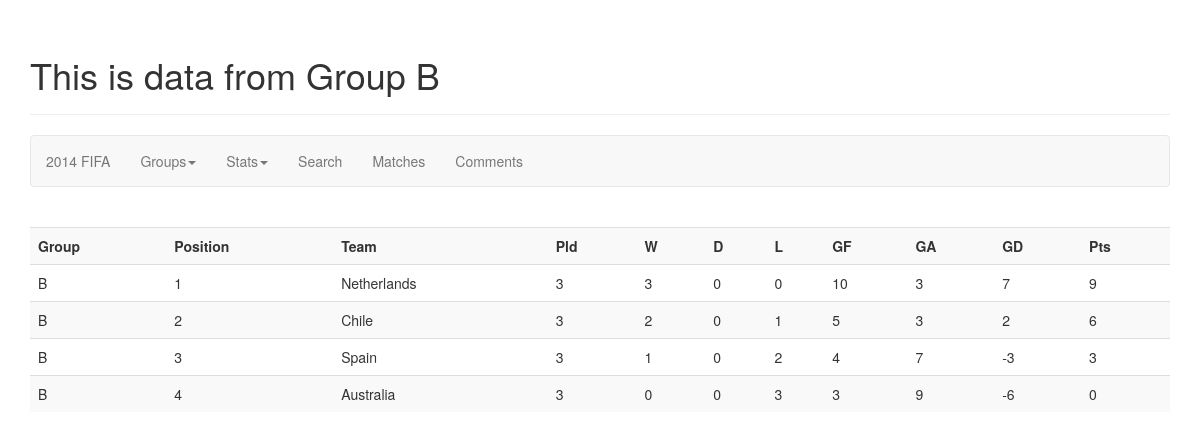
The app's page /groups/Group B with its own data.
### tables this page shows
CREATE TABLE "group_stage" ("Group_Name" VARCHAR(1),
"Pos" INTEGER,
"Team" VARCHAR(18),
"Pld" INTEGER,
"W" INTEGER,
"D" INTEGER,
"L" INTEGER,
"GF" INTEGER,
"GA" INTEGER,
"GD" INTEGER,
"Pts" INTEGER);

### hello.py (the view)
@app.route('/groups/<name>')
def group(name=None):
    groupname = name
    con = lite.connect("fifa2014.db")
    cur = con.cursor()
    cur.execute("select * from group_stage where Group_Name = \'"+str(groupname[-1])+"\'")
    rows = cur.fetchall()
    return render_template('groups.html', **locals())

### templates/groups.html (shortened to what this page needs)
<!DOCTYPE html>
<html>
<head>
    <link href="/static/css/bootstrap.min.css" rel="stylesheet">
</head>
<body class="container">
    <div class="page-header ">
        <h1> This is data from {{name}}</h1>
    </div>
    <nav class="navbar navbar-default">
        <ul class="nav navbar-nav">
            <li>
                <a href="/" class="app-bar-element">2014 FIFA</a>
            </li>
            <li class="dropdown">
                <a href="#" class="dropdown-toggle" data-toggle="dropdown" role="button" aria-haspopup="true" aria-expanded="false">Groups<span class="caret"></span></a>
            </li>
            <li class="dropdown">
                <a href="/stats" class="dropdown-toggle" data-toggle="dropdown" role="button" aria-haspopup="true" aria-expanded="false">Stats<span class="caret"></span></a>
            </li>
            <li><a href="/search">Search</a></li>
            <li><a href="/matches">Matches</a></li>
            <li><a href="/comments">Comments</a></li>
        </ul>
    </nav>
    <br>
    <div>
        <table class="table table-striped">
            <tr>
                <th>Group</th>
                <th>Position</th>
                <th>Team</th>
                <th>Pld</th>
                <th>W</th>
                <th>D</th>
                <th>L</th>
                <th>GF</th>
                <th>GA</th>
                <th>GD</th>
                <th>Pts</th>
            </tr>
            {% for row in rows %}
            <tr>
                <td>{{row[0]}}</td>
                <td>{{row[1]}}</td>
                <td>{{row[2]}}</td>
                <td>{{row[3]}}</td>
                <td>{{row[4]}}</td>
                <td>{{row[5]}}</td>
                <td>{{row[6]}}</td>
                <td>{{row[7]}}</td>
                <td>{{row[8]}}</td>
                <td>{{row[9]}}</td>
                <td>{{row[10]}}</td>
            </tr>
            {%endfor%}
        </table>
    </div>
</body>
</html>

### records on screen
group_stage: Group_Name "B", Pos "1", Team "Netherlands", Pld "3", W "3", D "0", L "0", GF "10", GA "3", GD "7", Pts "9"
group_stage: Group_Name "B", Pos "2", Team "Chile", Pld "3", W "2", D "0", L "1", GF "5", GA "3", GD "2", Pts "6"
group_stage: Group_Name "B", Pos "3", Team "Spain", Pld "3", W "1", D "0", L "2", GF "4", GA "7", GD "-3", Pts "3"
group_stage: Group_Name "B", Pos "4", Team "Australia", Pld "3", W "0", D "0", L "3", GF "3", GA "9", GD "-6", Pts "0"

### other values on screen
{{ name }} "Group B"
